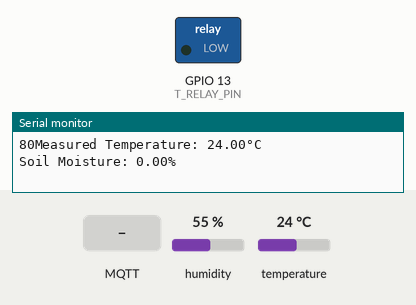
Recording of a sketch running on a simulated ESP8266 (NodeMCU). Shown: switched loads named in the sketch (green lamp = pin HIGH), the last lines printed to the serial monitor. The inputs (shaded band) are chosen by the test bench; at power-on: humidity 55 %, temperature 24 °C. WiFi joins after 1.5 s; servers stay silent unless stated; no MQTT or app messages arrive unless stated.

Above: at 2.7 s.
2.8 s: MQTT message "ON" arrives on the second subscribed topic
At 4.6 s:
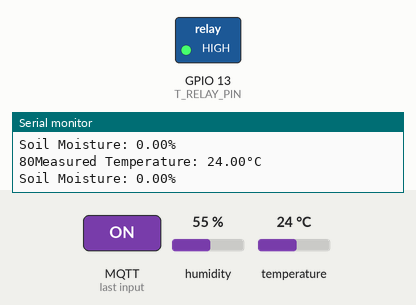
5.1 s: MQTT message "OFF" arrives on the second subscribed topic
At 7.1 s:
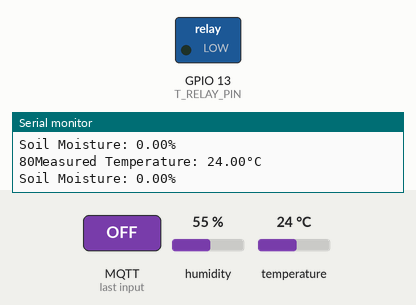
Timing chart, 0 to 8.6 s (numbered marks = the images above; inputs shaded):
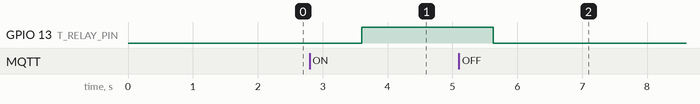

Measured:
- after the input at 2.8 s, GPIO 13 (T_RELAY_PIN): LOW → HIGH after 0.81 s
- after the input at 5.1 s, GPIO 13 (T_RELAY_PIN): HIGH → LOW after 0.53 s

The sketch:

Final.ino
```cpp
#include <ESP8266WiFi.h>
#include <PubSubClient.h>
#include "DHT.h"

#define DHTTYPE DHT11   // DHT 11
#define DHTPIN 0     // DATA connects to D3
#define SOIL_MOIST_A_PIN A0 //PE4 connects to soil moisture sensor
#define SOIL_MOIST_D_PIN 4 // D2
#define T_RELAY_PIN 13 // Relay to D7

 //Network setting
const char* ssid      = "Luong"; //YourNetworkName
const char* password  =  "30041989"; //

 //MQTT setting
const char* mqttServer    = "soldier.cloudmqtt.com";
const int   mqttPort      = 10775;
const char* mqttUser      = "odgbcjgh";
const char* mqttPassword  = "eRbn2-b8D7br";
const char* mqttClientID  = "ESP8266Client";

//int light = 14;                      // Light connects to GPIO14 (D5)
//int pump = 13;                      // Pump connects to GPIO13 (D7)
char messageBuff[100];             // Save message
char controlBuff[100];
String message;
String limit = "80";

WiFiClient espClient;
PubSubClient client(espClient);

 // Values of DHT11
float humDHT = 0.0;
float tempDHT = 0.0;

 // Initialize DHT11
DHT dht(DHTPIN, DHTTYPE);

 // Soil Moisture Sensor
int const TIME_TO_GET_SAMPLE = 5000; //5s
int const SAMPLE_TIME = 500; //0.5 s
int  TREE_WATER_LEVEL = 50;
int sensorMHValue = 0;//store sensor value
float moistSOIL = 0.0;
int bumpStatus = 0;
int waterStatus = 0;// -1: less water, 0: enough water,  +1 : more water

void setup()
{

 //Check the WiFi connection
  Serial.begin(115200);
  WiFi.begin(ssid, password);
  while (WiFi.status() != WL_CONNECTED) {
     delay(500);
    //Serial.println("Connecting to WiFi..");
  }
  //Serial.println("Connected to the WiFi network");

 //Set Server MQTT
  client.setServer(mqttServer, mqttPort);
  client.setCallback(callback);

 //Connect to the cloudMQTT server
  while (!client.connected())
  {
    //Serial.println("Connecting to MQTT...");
    if (client.connect(mqttClientID, mqttUser, mqttPassword ))
    {
      //Serial.println("Connected");
    }
    else
    {
      //Serial.print("Failed with state: ");
      //Serial.println(client.state());
      delay(2000);
    }
   }
  //delay(2000);

 //Publish and Subscribe a message on topic
  client.subscribe("Project/Light");
  client.subscribe("Project/Pump");
  client.subscribe("Project/SoilHum");
  client.subscribe("Project/Control");
  client.subscribe("Project/Limit");

  dht.begin();    // Start reading DHT11

  pinMode(T_RELAY_PIN, OUTPUT); // Start Pump
  digitalWrite(T_RELAY_PIN, LOW);
}

void callback(char* topic, byte* payload, unsigned int length) {
  if (strcmp(topic,"Project/Control")==0){
  //client.publish("Project/ControlState", "M");
  int i;
  for (i = 0; i < length; i++) {
    messageBuff[i] = (char)payload[i];
  }
  messageBuff[i] = '\0';
  message = String(messageBuff);
  }

  if (strcmp(topic,"Project/Limit")==0){
  //client.publish("Project/ControlState", "M");
  int i;
  for (i = 0; i < length; i++) {
    messageBuff[i] = (char)payload[i];
  }
  messageBuff[i] = '\0';
  limit = String(messageBuff);
  }

  if (strcmp(topic,"Project/Pump")==0){
  int i;
  for (i = 0; i < length; i++) {
    messageBuff[i] = (char)payload[i];
  }
  messageBuff[i] = '\0';
  String message = String(messageBuff);
  if (message == "ON") {
    digitalWrite(T_RELAY_PIN, HIGH);           // Turn PUMP on when receive message "on"
    client.publish("Project/PumpState", "ON");
  }
  else if (message == "OFF") {                  // Turn PUMP on when receive message "off"
    digitalWrite(T_RELAY_PIN, LOW);
    client.publish("Project/PumpState", "OFF");
  }
  }
}

void wateringProcess(){
  int i = 0;
  moistSOIL = 0;
  for (i = 0; i < 10; i++)  //
  {
    moistSOIL += analogRead(SOIL_MOIST_A_PIN); //Đọc giá trị cảm biến độ ẩm đất
    delay(50);   // Đợi đọc giá trị ADC
  }
  moistSOIL = moistSOIL / (i);
  moistSOIL = map(moistSOIL, 1023, 0, 0, 100); //Ít nước:0%  ==> Nhiều nước


    if(moistSOIL < limit.toInt()){
      digitalWrite(T_RELAY_PIN, HIGH);
      bumpStatus = 1;
      waterStatus = -1;
      client.publish("Project/PumpState", "ON");
    }
    else{
      digitalWrite(T_RELAY_PIN, LOW);
      bumpStatus = 0;
      waterStatus = +1;
      client.publish("Project/PumpState", "OFF");
    }
}


void loop() {
  if (message == "A"){
    client.publish("Project/ControlState", "A");
    wateringProcess();
    }
  //wateringProcess(); // process and checking to watering
  tempDHT = dht.readTemperature();
  Serial.print(limit);
  client.publish("Project/SoilHum" , String(limit).c_str(), true);
  Serial.print("Measured Temperature: ");
  Serial.print(tempDHT);
  Serial.println("°C");
  client.publish("Project/DHT11/Temp" , String(tempDHT).c_str(), true);
  Serial.print("Soil Moisture: ");
  Serial.print(moistSOIL);
  Serial.println("%");
  client.publish("Project/DHT11/Hum" , String(moistSOIL).c_str(), true);
//  client.publish("Project/SoilHum" , String(moistSOIL).c_str(), true);
  Serial.println();
  client.loop();
  delay(2000);
}
```
